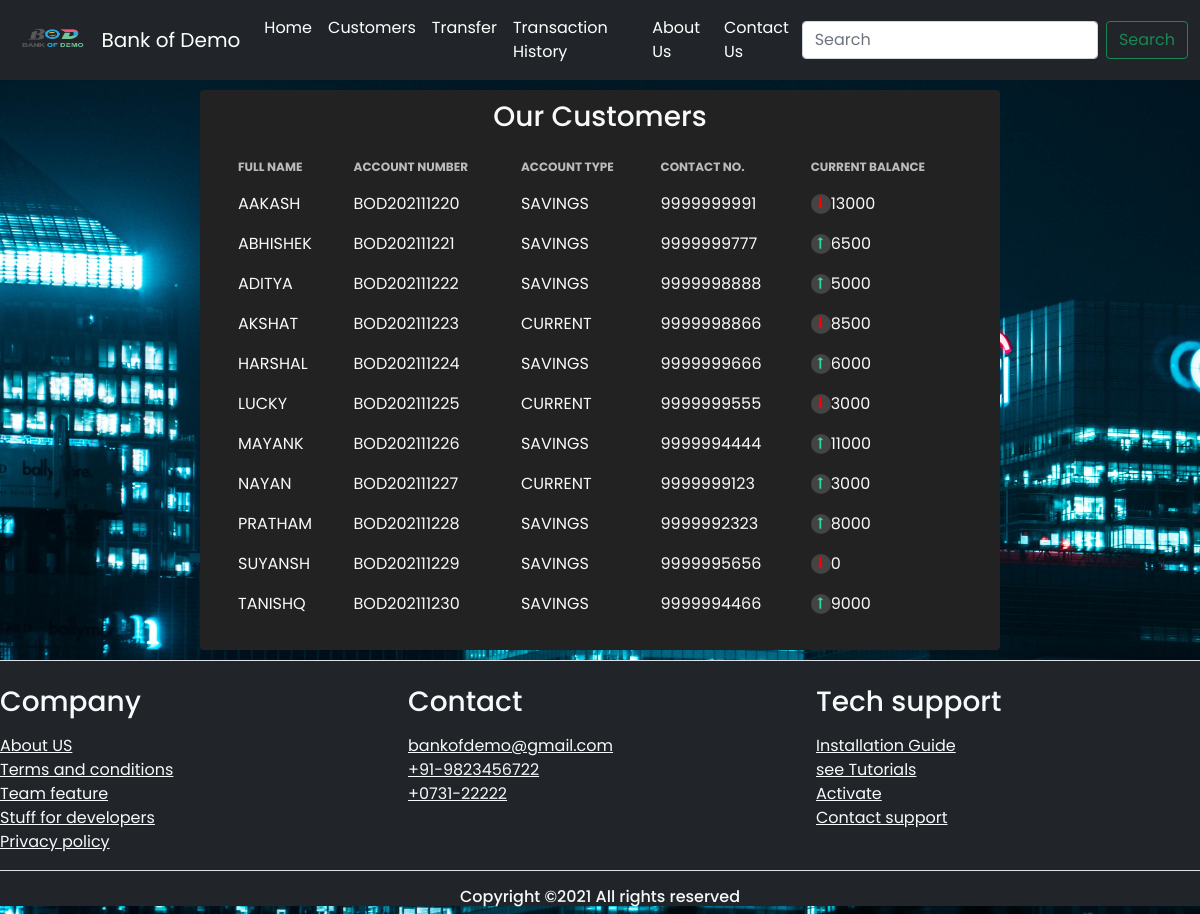
The app's page /views/customers.php with its own data.
### tables this page shows
CREATE TABLE `customer` (
  `S.No` int(12) NOT NULL,
  `Account_Number` varchar(12) NOT NULL,
  `Full Name` varchar(24) NOT NULL,
  `Account Type` varchar(12) NOT NULL,
  `Email` varchar(30) NOT NULL,
  `Contact No.` varchar(12) NOT NULL,
  `Amount` int(20) NOT NULL,
  `status1` varchar(20) NOT NULL
);

### views/customers.php (the view, shortened to what this page needs)
<!DOCTYPE html>
<html lang="en">
<head>
  <link href="https://cdn.jsdelivr.net/npm/bootstrap@5.1.0/dist/css/bootstrap.min.css" rel="stylesheet">
  <link rel="stylesheet" href="https://cdnjs.cloudflare.com/ajax/libs/font-awesome/4.7.0/css/font-awesome.min.css">
  <link rel="stylesheet" href="../css/customerstyles.css">
  <link rel="stylesheet" href="../css/styles.css">
</head>
<body>
<section class="header">
    <nav class="navbar navbar-expand-lg navbar-dark bg-dark sticky-top">
      <div class="container-fluid">
      <img src="../images/logo2.png" alt="" width="100" height="40" class="d-inline-block align-text-top">
        <a class="navbar-brand" href="index.php">
          Bank of Demo
        </a>
        <div class="collapse navbar-collapse" id="navbarSupportedContent">
          <ul class="navbar-nav me-auto mb-2 mb-lg-0">
            <li class="nav-item">
              <a class="nav-link active" aria-current="page" href="index.php">Home</a>
            </li>
            <li><a class="nav-link scrollto active" href="customers.php">Customers</a></li>
            <li><a class="nav-link scrollto active" href="transfer.php">Transfer</a></li>
            <li><a class="nav-link scrollto active" href="history.php">Transaction History</a></li>
            <li><a class="nav-link scrollto active" href="about.php">About Us</a></li>
            <li><a class="nav-link scrollto active" href="contact.php">Contact Us</a></li>
          </ul>
          <form class="d-flex">
            <input class="form-control me-2" type="search" placeholder="Search" aria-label="Search">
            <button class="btn btn-outline-success" type="submit">Search</button>
          </form>
        </div>
      </div>
    </nav>
  </section>
  <div class="wrapper rounded">
    <h3 class="text-center text-light">Our Customers</h3>
    <div class="table-responsive mt-3">
        <table class="table  table-borderless">
            <thead>
                <tr class="text-light">
                    <th scope="col">Full Name</th>
                    <th scope="col">Account Number</th>
                    <th scope="col">Account Type</th>
                    <th scope="col">Contact No.</th>
                    <th scope="col" class="text-right">Current Balance</th>
                </tr>
            </thead>
<?php
include('connection.php');
$query="SELECT * FROM customer";
$query_run= mysqli_query($con,$query);
 while($res = mysqli_fetch_array($query_run)){
  ?>
            <tbody class="text-light">
                <tr class="text-light">
                    <td scope="row"> <span class="mr-1"><?php echo $res['Full Name']; ?></span>  </td>
                    <td scope="row"> <span class="mr-1"><?php echo $res['Account_Number']; ?></span>  </td>
                    <td scope="row"> <span class="mr-1"><?php echo $res['Account Type']; ?></span>  </td>
                    <td scope="row"> <span class="mr-1"><?php echo $res['Contact No.']; ?></span>  </td>
                    <td scope="row" class="d-flex  align-items-center"><span class="<?php if($res['status1']=="credited"){echo "fa fa-long-arrow-up mr-1";} else {echo "fa fa-long-arrow-down mr-1";} ?>"></span>  <span class="mr-1"><?php echo $res['Amount']; ?></span>   </td>
                </tr>
            </tbody>
            <?php
 }
  ?>
        </table>
    </div>
 </div>
 <section class="footer bg-dark">
    <div class="pl-5">
      <footer class="pt-4 md-5  border-top">
        <div class="row">
          <div class="col-6 col-md">
            <h3 class="pb-2 text-light">Company</h3>
            <ul class="list-unstyled text-small text-light">
              <li><a class="text-light" href="#">About US</a></li>
              <li><a class="text-light" href="#">Terms and conditions</a></li>
              <li><a class="text-light" href="#">Team feature</a></li>
              <li><a class="text-light" href="#">Stuff for developers</a></li>
              <li><a class="text-light" href="#">Privacy policy</a></li>
            </ul>
          </div>
          <div class="col-6 col-md">
            <h3 class="pb-2 text-light">Contact</h3>
            <ul class="list-unstyled text-small text-light">
              <li><a class="text-light" href="#">bankofdemo@gmail.com</a></li>
              <li><a class="text-light" href="#">+91-9823456722</a></li>
              <li><a class="text-light" href="#">+0731-22222</a></li>
            </ul>
          </div>
          <div class="col-6 col-md">
            <h3 class="pb-2 text-light">Tech support</h3>
            <ul class="list-unstyled text-small text-light">
              <li><a class="text-light" href="#">Installation Guide</a></li>
              <li><a class="text-light" href="#">see Tutorials</a></li>
              <li><a class="text-light" href="#">Activate</a></li>
              <li><a class="text-light" href="#">Contact support</a></li>
            </ul>
          </div>
        </div>
        <div class="border-top">
          <h6 class="text-center text-light mt-3">Copyright ©2021 All rights reserved
          </h6>
        </div>
      </footer>
    </div>
  </section>
</body>
</html>

### css/customerstyles.css (style rules this page uses)
* { padding: 0; margin: 0; box-sizing: border-box }
.wrapper { background-color: #222; min-height: 100px; max-width: 800px; margin: 10px auto; padding: 10px 30px }
.fa-long-arrow-down, .fa-long-arrow-up { padding: 10px 10px; background-color: #444; border-radius: 50%; position: relative; font-size: 18px }
.fa-long-arrow-down, .fa-long-arrow-up { padding-left: 12px; padding-top: 8px; height: 30px; width: 30px; border-radius: 50%; font-size: 1rem; font-weight: 100; color: red; }
.fa-long-arrow-up { color:#28df99; }
.table thead th { text-transform: uppercase; color: #bbb; font-size: 12px }
.table thead th, .table td, .table th { border: none; overflow: auto auto }
tbody tr td .fa-long-arrow-up, tbody tr td .fa-long-arrow-down { font-size: 12px; padding-left: 7px; padding-top: 3px; height: 20px; width: 20px }

### css/styles.css (style rules this page uses)
.background, body { background-image:url("../images/bg3.jpg"); background-repeat:no-repeat; background-size:cover; font-family: 'Poppins', sans-serif }

### records on screen
customer: Full Name "AAKASH", Account_Number "BOD202111220", Account Type "SAVINGS", value "9999999991", Amount "13000"
customer: Full Name "ABHISHEK", Account_Number "BOD202111221", Account Type "SAVINGS", value "9999999777", Amount "6500"
customer: Full Name "ADITYA", Account_Number "BOD202111222", Account Type "SAVINGS", value "9999998888", Amount "5000"
customer: Full Name "AKSHAT", Account_Number "BOD202111223", Account Type "CURRENT", value "9999998866", Amount "8500"
customer: Full Name "HARSHAL", Account_Number "BOD202111224", Account Type "SAVINGS", value "9999999666", Amount "6000"
customer: Full Name "LUCKY", Account_Number "BOD202111225", Account Type "CURRENT", value "9999999555", Amount "3000"
customer: Full Name "MAYANK", Account_Number "BOD202111226", Account Type "SAVINGS", value "9999994444", Amount "11000"
customer: Full Name "NAYAN", Account_Number "BOD202111227", Account Type "CURRENT", value "9999999123", Amount "3000"
customer: Full Name "PRATHAM", Account_Number "BOD202111228", Account Type "SAVINGS", value "9999992323", Amount "8000"
customer: Full Name "SUYANSH", Account_Number "BOD202111229", Account Type "SAVINGS", value "9999995656", Amount "0"
customer: Full Name "TANISHQ", Account_Number "BOD202111230", Account Type "SAVINGS", value "9999994466", Amount "9000"
